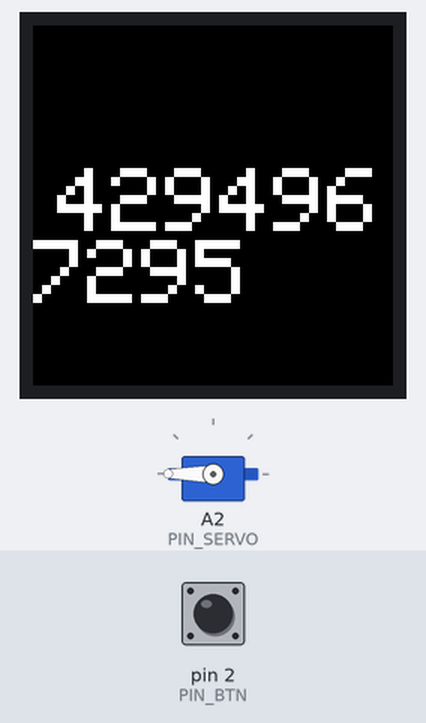
This sketch was run on a simulated Arduino Uno, built with avr-gcc and run on an emulated ATmega328P. Parts: 240×240 colour display, servo. The inputs (shaded band) are chosen by the test bench; at power-on: pin 2 (PIN_BTN) HIGH. Random numbers use the default seed unless the sketch sets one; EEPROM starts erased; what the sketch prints to the serial monitor is not drawn.

Above: at 1.0 s.
1.1 s: pin 2 (PIN_BTN) pulled LOW for 0.15 s
At 2.7 s:
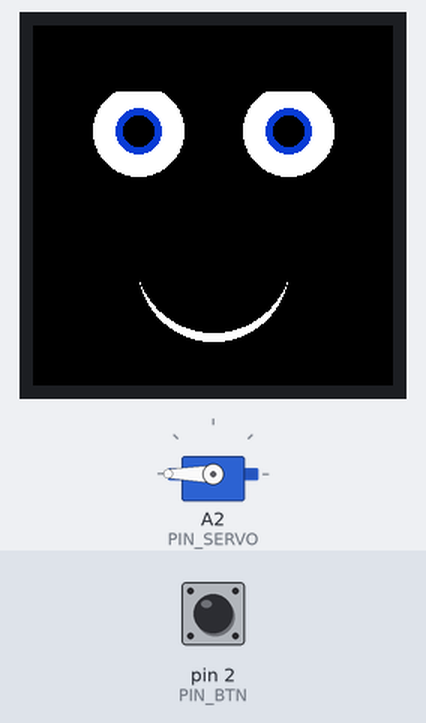
4.2 s: pin 2 (PIN_BTN) pulled LOW for 1 s
At 5.8 s:
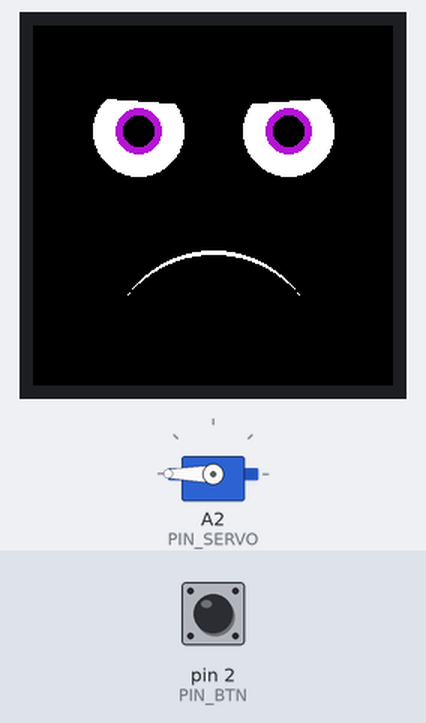
6.7 s: pin 2 (PIN_BTN) pulled LOW for 0.15 s
At 7.3 s:
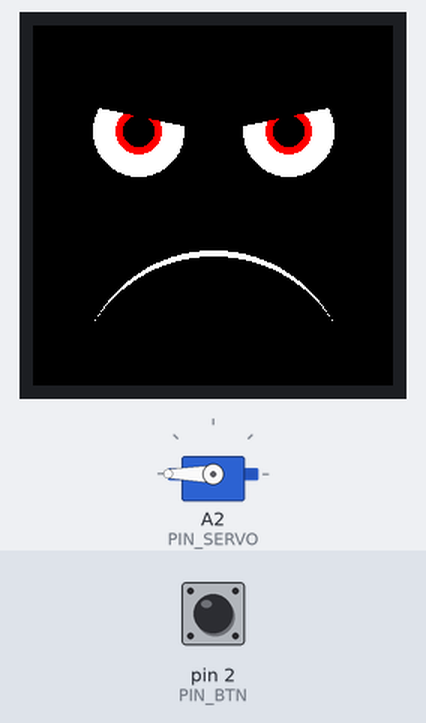
7.4 s: pin 2 (PIN_BTN) pulled LOW for 3.2 s
12.1 s: pin 2 (PIN_BTN) pulled LOW for 3.2 s
At 12.4 s:
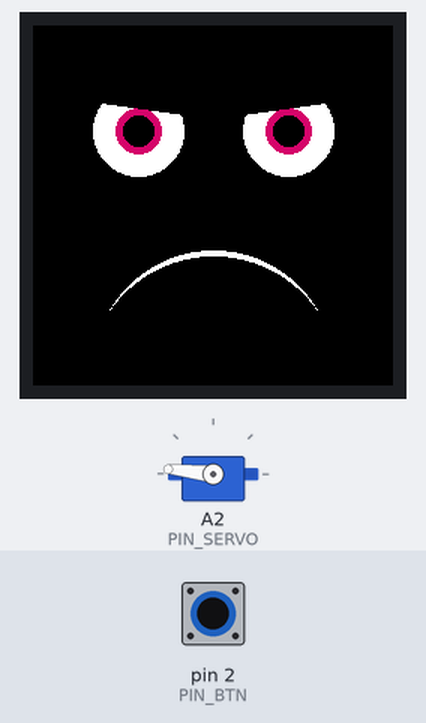
16.8 s: pin 2 (PIN_BTN) driven LOW
At 17.03 s:
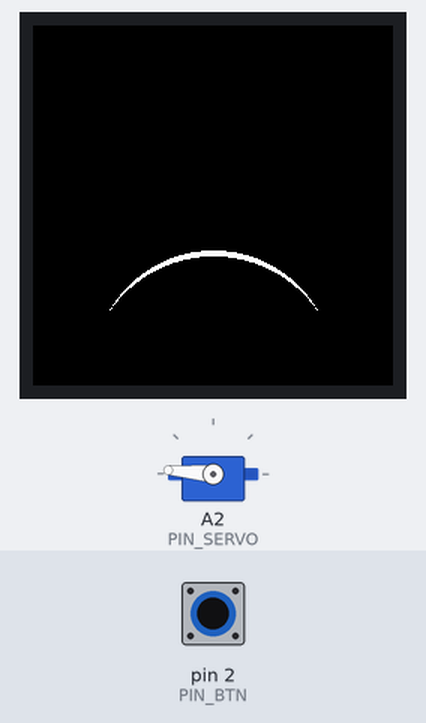
Timing chart, 0 to 19.3 s (numbered marks = the images above; inputs shaded):
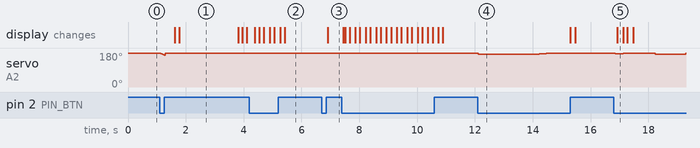

The sketch:

main.ino
```cpp
#include "defines.h"

Adafruit_GC9A01A tft(TFT_CS, TFT_DC);

Servo servo;

int eyesColor = 0x0066ff;
int eyesColorSize = EYES_SIZE / 2;
int eyesPupilSize = EYES_SIZE / 2.8;
long timeLast = millis();
int happiness = random(100);
int blinker = 0;
int blinkTimer = 200;
byte servoPosSwitch = 0;
byte servoPosHome = 0;
byte servoPosCurrent = 0;
byte SERVO_TOGGLE_POS; // is a variable but is only changed once
byte SERVO_HOME_POS;
const byte SERVO_DELTA_TOOGLE_HOME = 120; // difference between toogle pos and home pos
int activeAnimation = -1;
int eyeLeftActualPositionX = 0;
int eyeLeftActualPositionY = 0;
int eyeRightActualPositionX = 0;
int eyeRightActualPositionY = 0;
int eyeLidActualPositionLL = 0;
int eyeLidActualPositionLR = 0;
int eyeLidActualPositionRL = 0;
int eyeLidActualPositionRR = 0;
int mouthActualStatus = -100000;
int eyesActualColor = 0;
bool buttonPushedByArm = true;
int animationStep = 0;
bool animationFinished = true;
bool armAnimationInited = false;
int armAnimationDeg = 0;
bool sleeping = false;
int tiredness = 0;
int sleepTimer = 200;
int maxSleepZs = 3;
int sleepZCounter = maxSleepZs;

void setup()
{
  randomSeed(analogRead(0));
  Serial.begin(115200);
  Serial.println("---- NEW START ----");
  tft.begin();
  pinMode(PIN_BTN, INPUT_PULLUP);
  servo.attach(PIN_SERVO);
  servo.write(180);
  servo.detach();
  displayClear();

  // if counter is < 999999 -> fill empty digits with zeros so string always has length 6
  String formattedString = String(getButtonPresses());
  while (formattedString.length() < 6)
  {
    formattedString = "0" + formattedString;
  }
  tft.setTextSize(6);
  tft.setCursor(16, 95);
  tft.print(formattedString);

  // wait for user to toggle button
  while (!getButtonState())
  {
  }
  servo.attach(PIN_SERVO);
  // Calibrate servo position
  servoPosCurrent = servo.read();
  while (getButtonState() && servoPosCurrent > 0)
  {
    servoPosCurrent = servoPosCurrent - 1;
    servo.write(servoPosCurrent);
    delay(15);
  }
  SERVO_TOGGLE_POS = servoPosCurrent + 7;
  SERVO_HOME_POS = 180; // SERVO_TOGGLE_POS + SERVO_DELTA_TOOGLE_HOME;
  servo.write(SERVO_HOME_POS);
  Serial.println("SERVO_HOME_POS: " + String(SERVO_HOME_POS));
  Serial.println("SERVO_TOGGLE_POS: " + String(SERVO_TOGGLE_POS));
  displayClear();
  eyesRedraw();
  eyeLidsRedraw();
  mouthDrawStatus(0);
  servo.detach();
}

void loop()
{
  while (millis() - timeLast < intervall)
  {
  }
  timeLast = millis();

  if (!getButtonState() && activeAnimation == -1)
  {
    if (happiness < MAX_HAPPINESS)
    {
      happiness += happinessAdder;
    }

    if (tiredness < SLEEP_TIME)
    {
      tiredness++;
    }
    if (!sleeping)
    {
      handleStandardExpression();
    }
  }
  else if (!getButtonState() && activeAnimation != -1 && !buttonPushedByArm)
  {
    Serial.println("Button pressed while playing animation. Cancelling animation...");
    armAnimationInited = false;
    resetAnimation();
    activeAnimation = -1;
    animationStep = 0;
    if (happiness + happinessAdder * 10 <= MAX_HAPPINESS)
    {
      happiness += happinessAdder * 10;
    }
  }
  else if (getButtonState() && activeAnimation == -1)
  {
    if (happiness - dissatisfaction >= MIN_HAPPINESS)
    {
      happiness -= dissatisfaction;
    }
    activeAnimation = random(1, maxArmAnimations + 1);
    animationStep = 0;
    buttonPushedByArm = false;
    incrementButtonPresses();
    if (tiredness - 3000 > 0)
    {
      tiredness -= 3000;
    }
    else
    {
      tiredness = 0;
    }
    sleeping = false;

    Serial.println("Starting new animation: " + String(activeAnimation));
  }

  if (activeAnimation != -1)
  {
    handleStandardExpression();
    handleButtonPressed();
    blinker = blinker / 2;
  }

  // Blinking
  if (blinker <= 0 && !sleeping)
  {
    eyesBlink();
    blinker = blinkTimer;
  }
  else
  {
    --blinker;
  }
  if (sleeping)
  {

    if (sleepTimer <= 0)
    {
      if (sleepZCounter >= maxSleepZs)
      {
        displayClear();
        sleepZCounter = 0;
      }
      tft.setTextSize(random(3, 7));
      tft.setCursor(random(25, 215), random(25, 215));
      tft.print('z');
      sleepZCounter++;
      sleepTimer = 200;
    }
    else
    {
      sleepTimer--;
    }
  }
}

bool getButtonState()
{
  static int lastButtonState = HIGH, buttonState;
  static unsigned long lastDebounceTime;

  buttonState = digitalRead(PIN_BTN);
  if (buttonState != lastButtonState)
    lastDebounceTime = millis();

  return !((millis() - lastDebounceTime) > 50 ? lastButtonState = buttonState : !lastButtonState);
}

// increments the total button counter and writes result to EEPROM
void incrementButtonPresses()
{
  EEPROMWritelong(getButtonPresses() + 1);
}

uint32_t getButtonPresses()
{
  // TODO: read from eeprom:
  byte one = 0;
  for (int i = 0; i < 16; ++i)
  {
    if (EEPROM.read(i) > 0)
      one = EEPROM.read(i);
  }
  byte two = EEPROM.read(16);
  byte three = EEPROM.read(17);
  byte four = EEPROM.read(18);
  return (uint32_t)four << 24 | (uint32_t)three << 16 | (uint32_t)two << 8 | (uint32_t)one;
}

void EEPROMWritelong(long value)
{
  byte one = (value & 0xFF);
  byte two = ((value >> 8) & 0xFF);
  byte three = ((value >> 16) & 0xFF);
  byte four = ((value >> 24) & 0xFF);

  // to avoid eeprom wear down, least significant byte (that changes very frequently)
  // is written somewhere between address 0 and 15
  byte address_to_write = 0;
  for (int i = 0; i < 16; ++i)
  {
    if (EEPROM.read(i) > 0)
      address_to_write = i;
  }
  // there's 0 in every address, so choose random between 0 and 15
  if (address_to_write == 0)
  {
    address_to_write = millis() % 16;
  }
  EEPROM.write(address_to_write, one);
  EEPROM.write(16, two);
  EEPROM.write(17, three);
  EEPROM.write(18, four);
}

void displayClear()
{
  // Clear Display (Set display to background color)
  tft.fillScreen(BACKGROUND);
}

/*********************************************************************************************************
  END FILE
*********************************************************************************************************/
```

actions.ino
```cpp
#include "defines.h"

void handleButtonPressed()
{
    switch (activeAnimation)
    {
    case 1:
        animation1();
        break;

    case 2:
        animation2();
        break;

    case 3:
        animation3();
        break;

    case 4:
        animation4();
        break;

    case 5:
        animation5();
        break;

    default:
        break;
    }
}
```

armAnimations.ino
```cpp
#include "defines.h"

void resetAnimation()
{
    if (moveArm(SERVO_HOME_POS, 1))
    {
        armAnimationInited = false;
        activeAnimation = -1;
        animationStep = 0;
        animationFinished = true;
        servo.detach();
    }
}

void animation1()
{
    switch (animationStep)
    {
    case 0:
        Serial.println("AnimationStep: " + String(animationStep));
        servo.attach(PIN_SERVO);
        animationStep++;

        break;

    case 1:
        Serial.println("AnimationStep: " + String(animationStep));
        if (moveArm(SERVO_TOGGLE_POS, 5))
        {
            armAnimationInited = false;
            animationStep++;
        }
        break;

    case 2:
        Serial.println("AnimationStep: " + String(animationStep));
        if (moveArm(SERVO_HOME_POS, 2))
        {
            armAnimationInited = false;
            animationStep++;
        }
        break;
    case 3:
        Serial.println("AnimationStep: " + String(animationStep));
        servo.detach();
        animationFinished = true;
        animationStep = 0;
        activeAnimation = -1;
        break;

    default:
        break;
    }
}

void animation2()
{
    switch (animationStep)
    {
    case 0:
        servo.attach(PIN_SERVO);
        animationStep++;
        break;

    case 1:
        if (moveArm(SERVO_HOME_POS - ((SERVO_HOME_POS - SERVO_TOGGLE_POS) / 2), 2))
        {
            armAnimationInited = false;
            animationStep++;
        }
        break;

    case 2:
        if (moveArm(SERVO_HOME_POS, 1))
        {
            armAnimationInited = false;
            animationStep++;
        }
        break;

    case 3:
        delay(random(500, 1500));
        armAnimationInited = false;
        animationStep++;
        break;

    case 4:
        if (moveArm(SERVO_TOGGLE_POS, 1))
        {
            armAnimationInited = false;
            animationStep++;
        }
        break;

    case 5:
        delay(1000);
        armAnimationInited = false;
        animationStep++;
        break;

    case 6:
        if (moveArm(SERVO_HOME_POS, 1))
        {
            armAnimationInited = false;
            animationStep++;
        }
        break;

    case 7:
        servo.detach();
        animationFinished = true;
        animationStep = 0;
        activeAnimation = -1;
        break;

    default:
        break;
    }
}

void animation3()
{
    switch (animationStep)
    {
    case 0:
        servo.attach(PIN_SERVO);
        animationStep++;
        break;

    case 1:
        delay(random(0, 2000));
        armAnimationInited = false;
        animationStep++;
        delay(random(0, 1000));
        break;

    case 2:

        if (moveArm(SERVO_TOGGLE_POS + 10, 1))
        {
            armAnimationInited = false;
            animationStep++;
        }
        break;

    case 3:
        if (moveArm(SERVO_HOME_POS, 1))
        {
            armAnimationInited = false;
            animationStep++;
        }
        break;

    case 4:
        delay(random(300, 1500));
        armAnimationInited = false;
        animationStep++;
        break;

    case 5:
        if (moveArm(SERVO_TOGGLE_POS, 1))
        {
            armAnimationInited = false;
            animationStep++;
        }
        break;

    case 6:
        if (moveArm(SERVO_HOME_POS, 1))
        {
            armAnimationInited = false;
            animationStep++;
        }
        break;

    case 7:
        servo.detach();
        animationFinished = true;
        animationStep = 0;
        activeAnimation = -1;
        break;

    default:
        break;
    }
}

void animation4()
{
    switch (animationStep)
    {
    case 0:
        servo.attach(PIN_SERVO);
        animationStep++;
        break;

    case 1:
        for (byte i = 0; i < random(1, 40); i++)
        {
            moveArm(SERVO_HOME_POS - 10, 1);
            delay(300);
            moveArm(SERVO_HOME_POS, 1);
        }
        armAnimationInited = false;
        animationStep++;
        break;

    case 2:
        for (byte i = 0; i < random(1, 5); i++)
        {
            moveArm(SERVO_TOGGLE_POS + 3, 1);
            delay(random(200, 500));
            moveArm(SERVO_HOME_POS - ((SERVO_HOME_POS - SERVO_TOGGLE_POS) / 2), 1);
        }
        armAnimationInited = false;
        animationStep++;
        break;

    case 3:
        if (moveArm(SERVO_HOME_POS, 3))
        {
            armAnimationInited = false;
            animationStep++;
        }
        break;

    case 4:
        servo.detach();
        animationFinished = true;
        animationStep = 0;
        activeAnimation = -1;
        break;

    default:
        break;
    }
}

void animation5()
{
    switch (animationStep)
    {
    case 0:
        servo.attach(PIN_SERVO);
        animationStep++;
        break;

    case 1:
        if (moveArm(SERVO_TOGGLE_POS, 20))
        {
            armAnimationInited = false;
            animationStep++;
        }
        break;
    case 2:
        if (moveArm(SERVO_TOGGLE_POS + 10, 2))
        {
            armAnimationInited = false;
            animationStep++;
        }
        break;

    case 3:
        if (moveArm(SERVO_TOGGLE_POS - 10, 1))
        {
            armAnimationInited = false;
            animationStep++;
        }
        break;

    case 4:
        delay(random(500, 3000));
        armAnimationInited = false;
        animationStep++;
        break;

    case 5:
        if (moveArm(SERVO_HOME_POS, 5))
        {
            armAnimationInited = false;
            animationStep++;
        }
        break;

    case 6:
        servo.detach();
        animationFinished = true;
        animationStep = 0;
        activeAnimation = -1;
        break;

    default:
        break;
    }
}

void animation6()
{
    switch (animationStep)
    {
    case 0:
        servo.attach(PIN_SERVO);
        animationStep++;
        break;

    case 1:

        break;

    default:
        break;
    }
}

bool moveArm(byte targetPos, byte steps)
{
    byte posNow = servo.read();
    if (!armAnimationInited)
    {
        Serial.println("TargetPos: " + String(targetPos));
        Serial.println("PosNow: " + String(posNow));
        armAnimationDeg = round((targetPos - posNow) / steps);
        armAnimationInited = true;
        if (armAnimationDeg == 0)
        {
            return true;
        }
        Serial.println("Animation initialized with step " + String(armAnimationDeg));
    }

    if (posNow + armAnimationDeg <= SERVO_TOGGLE_POS)
    {
        buttonPushedByArm = true;
    }
    if (posNow + armAnimationDeg != posNow)
    {
        if (posNow + armAnimationDeg >= SERVO_TOGGLE_POS)
        {
            servo.write(posNow + armAnimationDeg);
        }
        else
        {
            servo.write(SERVO_TOGGLE_POS);
            return true;
        }
    }
    else
    {
        return true;
    }

    delay(abs(armAnimationDeg * 10));
    posNow = servo.read();
    Serial.println("PosNow: " + String(posNow));

    return (armAnimationDeg <= 0 && posNow <= targetPos) || (armAnimationDeg >= 0 && posNow >= targetPos);
}
```

defines.h
```cpp
// include libraries
#include "Adafruit_GFX.h"
#include "Adafruit_GC9A01A.h"
#include <EEPROM.h>
#include <Servo.h>

// pin defines
#define PIN_BTN 2
#define PIN_SERVO A2

#define TFT_DC 7
#define TFT_CS 10

// display defines
#define WHITE 0xffffff
#define BLACK 0x000000
#define BACKGROUND BLACK
#define MOUTH_COLOR WHITE
#define X_MIN 0
#define Y_MIN 0
#define X_MAX 240
#define Y_MAX 240
#define Y_MOUTH_START Y_MAX / 2.2
#define MOUTH_THICKNESS 20
#define MOUTH_MID Y_MAX * 0.625
#define EYES_DISTANCE_EDGES 40
#define EYES_SIZE 30
#define EYE_LEFT_MIDDLE_X EYES_DISTANCE_EDGES + EYES_SIZE
#define EYE_LEFT_MIDDLE_Y EYES_DISTANCE_EDGES + EYES_SIZE
#define EYE_RIGHT_MIDDLE_X (X_MAX - (EYES_DISTANCE_EDGES + EYES_SIZE))
#define EYE_RIGHT_MIDDLE_Y EYES_DISTANCE_EDGES + EYES_SIZE
#define intervall 10
#define dissatisfaction 600
#define happinessAdder 1
#define MIN_HAPPINESS -1500
#define MAX_HAPPINESS 1000
#define SLEEP_TIME 5000
#define maxArmAnimations 5
#define MOUTH_POSITION_BOTTOM 30
```

mouth.ino
```cpp
#include "defines.h"

void mouthReset()
{
  // Draw a Rectangle from start of mouth to end of display
  tft.fillRect(X_MIN, Y_MOUTH_START, X_MAX, Y_MAX - Y_MOUTH_START, BACKGROUND);
}

void mouthDrawStatus(int status)
{
  if (status != mouthActualStatus)
  {
    mouthActualStatus = status;
    switch (status)
    {
    case -10:
      mouthDraw(90, -8, -4, true);
      break;
    case -8:
      mouthDraw(80, -8, -4, true);
      break;

    case -6:
      mouthDraw(75, -7, -4, true);
      break;

    case -4:
      mouthDraw(70, -7, -4, true);
      break;

    case -2:
      mouthDraw(60, -6, -4, true);
      break;

    case 0:
      mouthDraw(50, 8, -2, true);
      break;

    case 2:
      mouthDraw(60, 8, -2, true);
      break;

    case 4:
      mouthDraw(65, 8, -2, true);
      break;

    case 6:
      mouthDraw(70, 8, -2, true);
      break;

    case 8:
      mouthDraw(80, 8, -2, true);
      break;

    default:
      break;
    }
  }
}

void mouthDraw(int rad, int offset, int thickness, bool redrawEyes)
{
  mouthReset();
  int posY = Y_MAX - MOUTH_POSITION_BOTTOM - rad;
  if (offset < 0)
  {
    posY = Y_MAX / 2 + MOUTH_POSITION_BOTTOM + rad;
  }
  tft.fillCircle(X_MAX / 2, posY, rad, MOUTH_COLOR);
  tft.fillCircle(X_MAX / 2, posY - offset, rad - thickness, BACKGROUND);

  if (redrawEyes)
  {
    eyesRedraw();
  }
}

void mouthPositive2()
{
  tft.fillCircle(X_MAX / 2, Y_MAX * 0.625 - 20, X_MAX * 0.292, MOUTH_COLOR);
  tft.fillCircle(X_MAX / 2, Y_MAX / 2 - 20, X_MAX / 3, BACKGROUND);
  eyesRedraw();
}
```

standardExpressions.ino
```cpp
#include "defines.h"

void handleStandardExpression()
{
    if (happiness >= -1000 && happiness < -800)
    {

        eyeLidsDrawAt(5, 35, 35, 5);
        setEyesColor(0xF800);
        mouthDrawStatus(-10);
    }
    else if (happiness >= -800 && happiness < -600)
    {
        eyeLidsDrawAt(5, 25, 25, 5);
        mouthDrawStatus(-8);
        setEyesColor(0xD02D);
    }
    else if (happiness >= -600 && happiness < -400)
    {
        eyeLidsDrawAt(5, 20, 20, 5);
        mouthDrawStatus(-6);
        setEyesColor(0xD0B1);
    }
    else if (happiness >= -400 && happiness < -200)
    {
        eyeLidsDrawAt(5, 15, 15, 5);
        mouthDrawStatus(-4);
        setEyesColor(0xB0BA);
    }
    else if (happiness >= -200 && happiness < 0)
    {
        eyeLidsDrawAt(5, 10, 10, 5);
        mouthDrawStatus(-2);
        setEyesColor(0x60BA);
    }
    else if (happiness >= 0 && happiness < 200)
    {
        eyeLidsDrawAt(3, 3, 3, 3);
        mouthDrawStatus(0);
        setEyesColor(0x09FA);
    }
    else if (happiness >= 200 && happiness < 400)
    {
        mouthDrawStatus(2);
        setEyesColor(0x15B9);
    }
    else if (happiness >= 400 && happiness < 600)
    {
        mouthDrawStatus(4);
        setEyesColor(0x25CA);
    }
    else if (happiness >= 600 && happiness < 800)
    {
        mouthDrawStatus(6);
        setEyesColor(0x15A7);
    }
    else if (happiness >= 800 && happiness < 1000)
    {
        mouthDrawStatus(8);
        setEyesColor(0x1CE0);
    }
    if (happiness > 0)
    {
        if (tiredness >= 1000 && tiredness < 2000)
        {
            eyeLidsDrawAt(10, 10, 10, 10);
        }
        else if (tiredness >= 2000 && tiredness < 3000)
        {
            eyeLidsDrawAt(20, 20, 20, 20);
        }
        else if (tiredness >= 3000 && tiredness < 4000)
        {
            eyeLidsDrawAt(50, 50, 50, 50);
        }
        else if (tiredness >= 4000 && tiredness < 5000)
        {
            eyeLidsDrawAt(70, 70, 70, 70);
            sleeping = true;
        }
    }
}
```

Source omitted: eyes.ino (4315 bytes)

Measured:
- after the input at 1.1 s, the display: first changes after 0.52 s (image 1 shows a later state)
- after the input at 12.1 s, servo on A2 (PIN_SERVO): 180° → 174° at once, → 177° 2.1 s later, → 180° 0.24 s later
- what the display in image 1 shows lasts 2.0 s, from 1.8 s to 3.8 s
